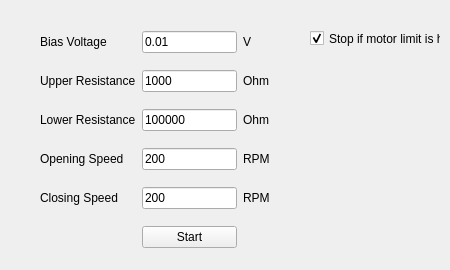
       <widget class="QWidget" name="tab_2">
        <attribute name="title">
         <string>Hist</string>
        </attribute>
        <widget class="QCheckBox" name="checkHistogramEscape">
         <property name="geometry">
          <rect>
           <x>310</x>
           <y>30</y>
           <width>131</width>
           <height>17</height>
          </rect>
         </property>
         <property name="text">
          <string>Stop if motor limit is hit</string>
         </property>
         <property name="checked">
          <bool>true</bool>
         </property>
        </widget>
        <widget class="QWidget" name="gridLayoutWidget">
         <property name="geometry">
          <rect>
           <x>40</x>
           <y>20</y>
           <width>230</width>
           <height>241</height>
          </rect>
         </property>
         <layout class="QGridLayout" name="gridLayout">
          <item row="1" column="1">
           <widget class="QLineEdit" name="editHistogramUpper">
            <property name="text">
             <string>1000</string>
            </property>
           </widget>
          </item>
          <item row="1" column="2">
           <widget class="QLabel" name="label_13">
            <property name="text">
             <string>Ohm</string>
            </property>
           </widget>
          </item>
          <item row="1" column="0">
           <widget class="QLabel" name="label_11">
            <property name="text">
             <string>Upper Resistance</string>
            </property>
           </widget>
          </item>
          <item row="2" column="0">
           <widget class="QLabel" name="label_5">
            <property name="text">
             <string>Lower Resistance</string>
            </property>
           </widget>
          </item>
          <item row="0" column="2">
           <widget class="QLabel" name="label_15">
            <property name="text">
             <string>V</string>
            </property>
           </widget>
          </item>
          <item row="2" column="2">
           <widget class="QLabel" name="label_12">
            <property name="text">
             <string>Ohm</string>
            </property>
           </widget>
          </item>
          <item row="0" column="0">
           <widget class="QLabel" name="label_16">
            <property name="text">
             <string>Bias Voltage</string>
            </property>
           </widget>
          </item>
          <item row="2" column="1">
           <widget class="QLineEdit" name="editHistogramLower">
            <property name="text">
             <string>100000</string>
            </property>
           </widget>
          </item>
          <item row="0" column="1">
           <widget class="QLineEdit" name="editHistogramBias">
            <property name="text">
             <string>0.01</string>
            </property>
           </widget>
          </item>
          <item row="4" column="1">
           <widget class="QLineEdit" name="editHistogramClosingSpeed">
            <property name="text">
             <string>200</string>
            </property>
           </widget>
          </item>
          <item row="3" column="0">
           <widget class="QLabel" name="label_73">
            <property name="text">
             <string>Opening Speed</string>
            </property>
           </widget>
          </item>
          <item row="3" column="1">
           <widget class="QLineEdit" name="editHistogramOpeningSpeed">
            <property name="text">
             <string>200</string>
            </property>
           </widget>
          </item>
          <item row="4" column="2">
           <widget class="QLabel" name="label_75">
            <property name="text">
             <string>RPM</string>
            </property>
           </widget>
          </item>
          <item row="4" column="0">
           <widget class="QLabel" name="label_72">
            <property name="text">
             <string>Closing Speed</string>
            </property>
           </widget>
          </item>
          <item row="3" column="2">
           <widget class="QLabel" name="label_74">
            <property name="text">
             <string>RPM</string>
            </property>
           </widget>
          </item>
          <item row="5" column="1">
           <widget class="QPushButton" name="btnHistogramStart">
            <property name="text">
             <string>Start</string>
            </property>
           </widget>
          </item>
         </layout>
        </widget>
       </widget>
